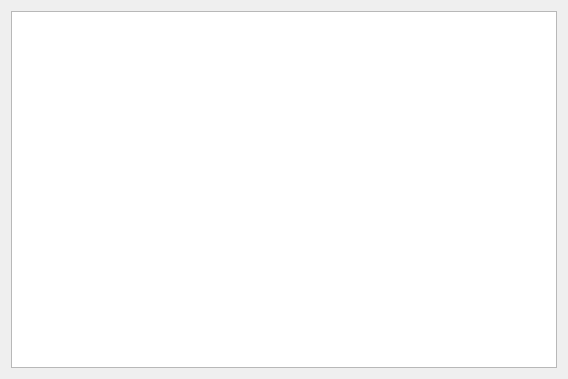
<?xml version="1.0" encoding="UTF-8"?>
<ui version="4.0">
 <class>TeacherWindow</class>
 <widget class="QWidget" name="TeacherWindow">
  <property name="geometry">
   <rect>
    <x>0</x>
    <y>0</y>
    <width>568</width>
    <height>379</height>
   </rect>
  </property>
  <property name="windowTitle">
   <string>TeacherWindow</string>
  </property>
  <layout class="QHBoxLayout" name="horizontalLayout">
   <item>
    <widget class="QTableView" name="tableView"/>
   </item>
  </layout>
 </widget>
 <layoutdefault spacing="6" margin="11"/>
 <resources/>
 <connections/>
</ui>
